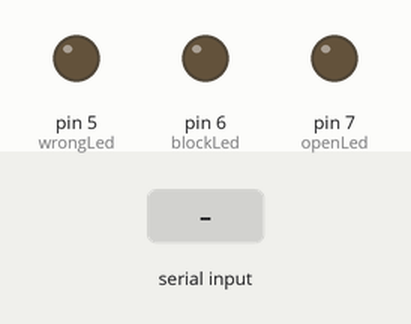
Bench run of a sketch on a simulated Arduino Mega 2560, built with avr-gcc and run on an emulated ATmega2560. Parts: output pins drawn as LEDs (lit = HIGH). Inputs (shaded band) come from the test bench.

Above: at 1.2 s.
1.3 s: "x" received over Serial
At 2.2 s:
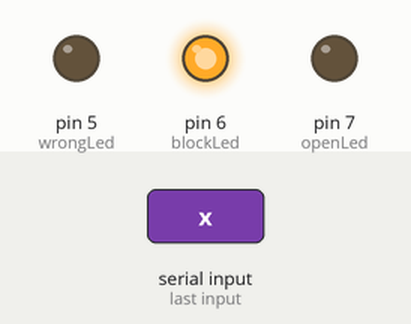
2.8 s: "?" received over Serial
At 3.4 s:
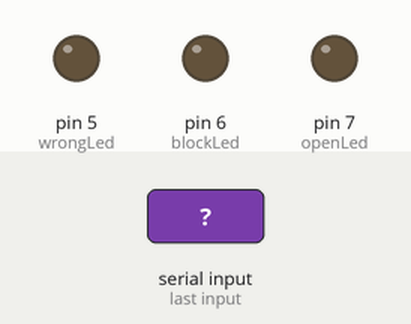
Timing chart, 0 to 5.8 s (numbered marks = the images above; inputs shaded):
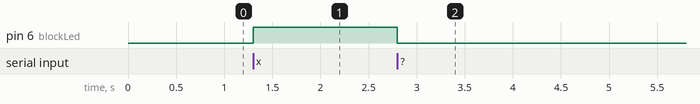

The sketch:

c.ino
```cpp
#include <Keypad.h>
#define openLed 7
#define blockLed 6
#define wrongLed 5
const byte ROWS = 4;
const byte COLS = 4;
char hexaKeys[ROWS][COLS] = {
  {'7', '8', '9', '/'},
  {'4', '5', '6', '*'},
  {'1', '2', '3', '-'},
  {'C', '0', 'E', '+'}
};
byte rowPins[ROWS] = {31, 33, 35, 37}; //connect to the row pinouts of the keypad
byte colPins[COLS] = {23, 25, 27, 29}; //connect to the column pinouts of the keypad
Keypad customKeypad = Keypad( makeKeymap(hexaKeys), rowPins, colPins, ROWS, COLS);

boolean isOpen = false;
char command = NULL;
void setup() {
  // put your setup code here, to run once:
  Serial.begin(9600);
  pinMode(openLed, OUTPUT);
  pinMode(blockLed, OUTPUT);
  pinMode(wrongLed, OUTPUT);

}
void loop() {
  // put your main code here, to run repeatedly:
  char customKey;
  if (Serial.available() > 0) {
    command = char(Serial.read());
    if (command == '?') {
      isOpen = true;
      digitalWrite(openLed, LOW);
      digitalWrite(blockLed, LOW);
      digitalWrite(wrongLed, LOW);
    }
    else if (command == 'x') {
      isOpen = false;
      digitalWrite(blockLed, HIGH);
      digitalWrite(wrongLed, LOW);

    }
  }
  if (isOpen) {
    customKey = customKeypad.getKey();
    if (customKey) {
      if(customKey == '0'){
        Serial.write('C');
        digitalWrite(openLed, HIGH);
        digitalWrite(wrongLed, LOW);
      }
      else{
        digitalWrite(wrongLed, HIGH);
      }
    }
  }
}
```

Measured:
- after the input at 1.3 s, pin 6 (blockLed): LOW → HIGH at once
- after the input at 2.8 s, pin 6 (blockLed): HIGH → LOW at once
